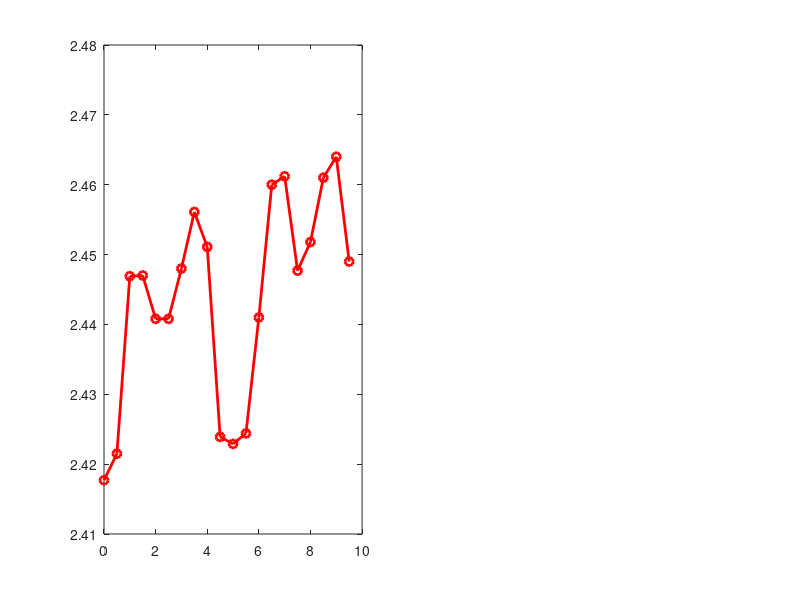

Write MATLAB code to recreate this figure. (Note: this script raises an error after producing the figure.)
clc, close all, clear all;

time_intervals = 0:0.5:9.5; % Time from 0 to 9.5 minutes

% Test 1 results
FIT4011_kg_hr_test1 = [2.4177, 2.4215, 2.4469, 2.4470, 2.4408, 2.4408, 2.4480, 2.4561, 2.4511, 2.4239, ...
                        2.4229, 2.4244, 2.4410, 2.4600, 2.4612, 2.4477, 2.4518, 2.4610, 2.4640, 2.4490];
ExternFlowmeter_kg_hr_test1 = [2.4389, 2.4415, 2.4411, 2.4430, 2.4367, 2.4367, 2.4382, 2.4433, 2.4432, 2.4432, ...
                                2.4480, 2.4425, 2.4456, 2.4389, 2.4409, 2.4476, 2.4418, 2.4391, 2.4428, 2.4466];

% Test 2 results
FIT4011_kg_hr_test2 = [0.4989, 0.5036, 0.5005, 0.5037, 0.5018, 0.4998, 0.5039, 0.4962, 0.5018, 0.4986, ...
                        0.5016, 0.4979, 0.4971, 0.5036, 0.5008, 0.5008, 0.4993, 0.4972, 0.4983, 0.5005];
ExternFlowmeter_kg_hr_test2 = [0.5048, 0.5012, 0.5043, 0.5020, 0.5030, 0.4976, 0.4990, 0.4986, 0.4993, 0.4983, ...
                                0.5008, 0.5008, 0.4978, 0.5032, 0.5023, 0.4992, 0.5010, 0.4988, 0.5028, 0.5046];

% % Calculate the average values for each test
% average_FIT4011_test1 = mean(FIT4011_kg_hr_test1);
% average_ExternFlowmeter_test1 = mean(ExternFlowmeter_kg_hr_test1);
% average_FIT4011_test2 = mean(FIT4011_kg_hr_test2);
% average_ExternFlowmeter_test2 = mean(ExternFlowmeter_kg_hr_test2);

% Totalizer
% Test1
Totalizer_FIT4011_test1 = 0.4100 * 60/10;
Totalizer_ExternFlowmeter_test1 = 0.4090 * 60/1;
Flowglass_Test1 = 0.406 * 60/10; 
% Test2
Totalizer_FIT4011_test2 = 0.0843 * 60/10;
Totalizer_ExternFlowmeter_test2 = 0.0843 * 60/10;
Flowglass_Test2 = 0.083 * 60/10; 

% Create figure
figure;

% Subplot for Test 1
subplot(1,2,1); % Adjust to a 1x2 grid for two tests
plot(time_intervals, FIT4011_kg_hr_test1,'LineWidth', 2, 'Marker', 'o', 'Color', 'red','DisplayName', '42FIT4011');
hold on;
yline(Totalizer_FIT4011_test1,':', 'Color', 'red', 'LineWidth', 2,'DisplayName', 'Totalizer');
plot(time_intervals, ExternFlowmeter_kg_hr_test1, 'LineWidth', 2, 'Marker', 's', 'Color', 'green','DisplayName', 'External Flow meter');
yline(Totalizer_ExternFlowmeter_test1,':', 'Color', 'green', 'LineWidth', 2,'DisplayName', 'Totalizer');
yline(Flowglass_Test1,':', 'Color', 'blue', 'LineWidth', 2,'DisplayName', 'Flow-glass');
title('Deviation Test 3 [Pump Strokelength: 50%]');
xlabel('Time [min]');
ylabel('Flow Rate [kg/hr]');
xlim([0,9.5]);
ylim([0 3]);
grid on;
legend('show');

% Subplot for Test 2
subplot(1,2,2); % Adjust to a 1x2 grid for two tests
plot(time_intervals, FIT4011_kg_hr_test2, 'LineWidth', 2, 'Marker', 'o', 'Color', 'red','DisplayName', '42FIT4011');
hold on;
yline(Totalizer_FIT4011_test2,':', 'Color', 'red', 'LineWidth', 2,'DisplayName', 'Totalizer');
plot(time_intervals, ExternFlowmeter_kg_hr_test2,'LineWidth', 2, 'Marker', 's', 'Color', 'green','DisplayName', 'External Flow meter');
yline(Totalizer_ExternFlowmeter_test2,':', 'Color', 'green', 'LineWidth', 2,'DisplayName', 'Totalizer');
yline(Flowglass_Test2,':', 'Color', 'blue', 'LineWidth', 2,'DisplayName', 'Flow-glass');
title('Deviation Test 4 [Pump Strokelength: 20%]');
xlabel('Time [min]');
ylabel('Flow Rate [kg/hr]');
xlim([0,9.5]);
ylim([0 3]);
grid on;
legend('show');

hold off;
